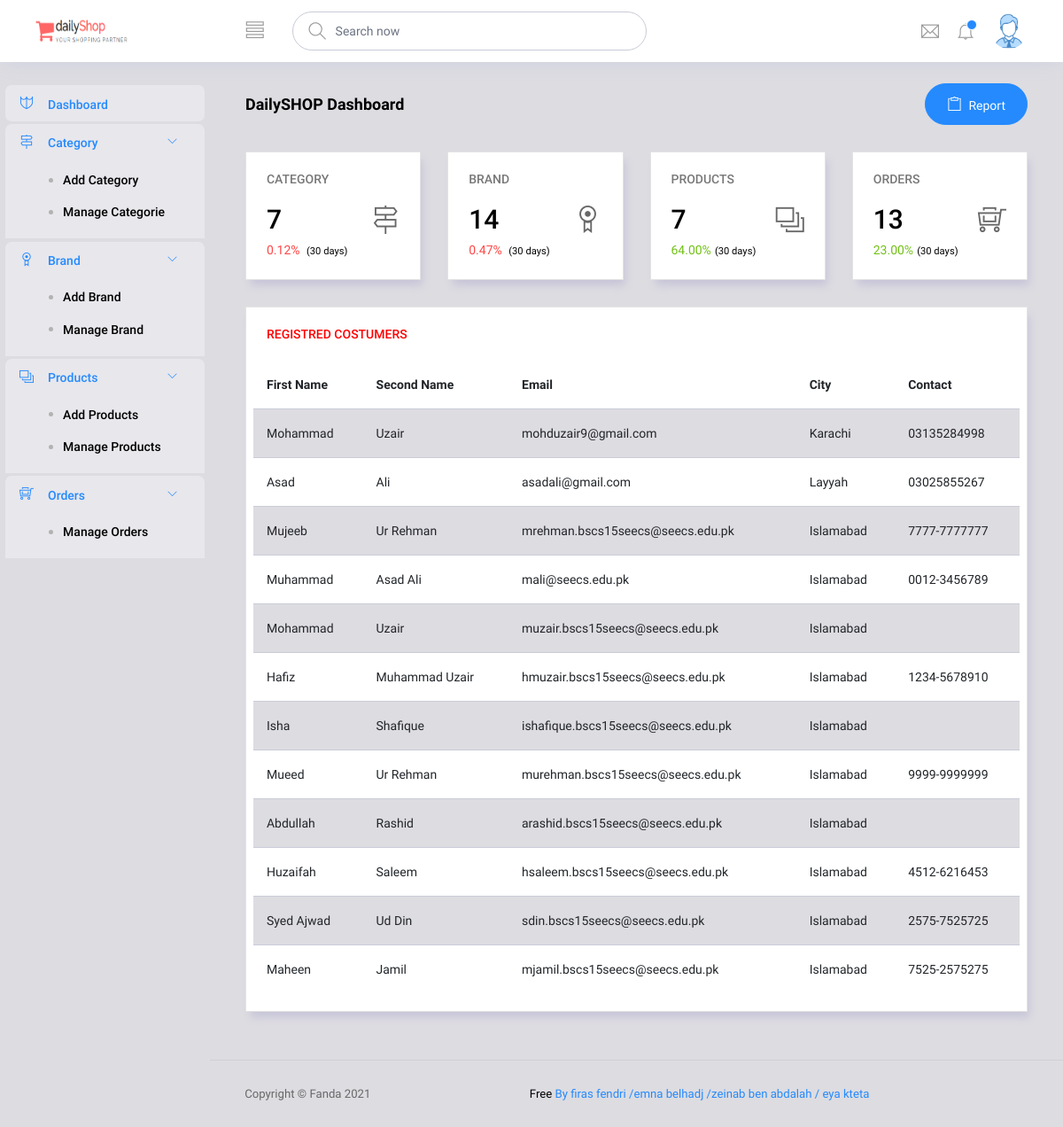
/controller/router.php?page=dashboard&type=home&action=getall (signed in), run on the app's committed database.
### tables this page shows
CREATE TABLE `customers` (
  `customer_id` int(11) NOT NULL,
  `customer_ip` varchar(100) DEFAULT NULL,
  `customer_fname` text NOT NULL,
  `customer_lname` text DEFAULT NULL,
  `customer_email` varchar(100) NOT NULL,
  `customer_pass` varchar(100) NOT NULL,
  `customer_country` text DEFAULT NULL,
  `customer_city` text DEFAULT NULL,
  `Address` varchar(255) NOT NULL,
  `customer_contact` varchar(255) DEFAULT NULL
);

### controller/controllerHome.php (called while the page is built)
<?php
require_once ('/xampp/htdocs/admin/model/ModelHome.php');
    class controllerHome{
        public static function getall(){
            $data = ModelHome::getall(Model::$pdo);
            require ('../view/main/main.php');
        }
    }
?>

### model/ModelHome.php (called while the page is built)
<?php
    class ModelHome{
       public static function getall($conn){
           $category = $conn->query("SELECT COUNT(*) as C FROM category");
           $category1=$category->fetch();
            $brand = $conn->query("SELECT COUNT(*) as B FROM brands");
            $brand1 = $brand->fetch();
            $products = $conn->query("SELECT COUNT(*) as P FROM products");
            $products1 = $products->fetch();
            $orders = $conn->query("SELECT COUNT(*) as O FROM orders");
            $orders1 = $orders->fetch();
            $customers =$conn->query("SELECT * FROM customers");
            $customers1=$customers->fetchall(PDO::FETCH_ASSOC);
            $data = array(
                'category' =>$category1['C'],
                'brand' =>$brand1['B'],
                'products' =>$products1['P'],
                'orders' =>$orders1['O'],
                'customers' =>$customers1
            );
            return $data;
       }
    }

### view/dashboard.php (the view)
<div class="main-panel">
  <div class="content-wrapper">
    <div class="row">
      <div class="col-md-12 grid-margin">
        <div class="d-flex justify-content-between align-items-center">
          <div>
            <h4 class="font-weight-bold mb-0">DailySHOP Dashboard</h4>
          </div>
          <div>
            <button type="button" class="btn btn-primary btn-icon-text btn-rounded">
              <i class="ti-clipboard btn-icon-prepend"></i>Report
            </button>
          </div>
        </div>
      </div>
    </div>
    <div class="row">
      <div class="col-md-3 grid-margin stretch-card">
        <div class="card">
          <div class="card-body">
            <p class="card-title text-md-center text-xl-left">Category</p>
            <div class="d-flex flex-wrap justify-content-between justify-content-md-center justify-content-xl-between align-items-center">
              <h3 class="mb-0 mb-md-2 mb-xl-0 order-md-1 order-xl-0"><?php echo ($data['category']) ?></h3>
              <i class="ti-direction-alt icon-md text-muted mb-0 mb-md-3 mb-xl-0"></i>
            </div>
            <p class="mb-0 mt-2 text-danger">0.12% <span class="text-black ml-1"><small>(30 days)</small></span></p>
          </div>
        </div>
      </div>
      <div class="col-md-3 grid-margin stretch-card">
        <div class="card">
          <div class="card-body">
            <p class="card-title text-md-center text-xl-left">Brand</p>
            <div class="d-flex flex-wrap justify-content-between justify-content-md-center justify-content-xl-between align-items-center">
              <h3 class="mb-0 mb-md-2 mb-xl-0 order-md-1 order-xl-0"><?php echo ($data['brand']) ?></h3>
              <i class="ti-medall-alt icon-md text-muted mb-0 mb-md-3 mb-xl-0"></i>
            </div>
            <p class="mb-0 mt-2 text-danger">0.47% <span class="text-black ml-1"><small>(30 days)</small></span></p>
          </div>
        </div>
      </div>
      <div class="col-md-3 grid-margin stretch-card">
        <div class="card">
          <div class="card-body">
            <p class="card-title text-md-center text-xl-left">Products</p>
            <div class="d-flex flex-wrap justify-content-between justify-content-md-center justify-content-xl-between align-items-center">
              <h3 class="mb-0 mb-md-2 mb-xl-0 order-md-1 order-xl-0"><?php echo ($data['products']) ?></h3>
              <i class="ti-layers-alt icon-md text-muted mb-0 mb-md-3 mb-xl-0"></i>
            </div>
            <p class="mb-0 mt-2 text-success">64.00%<span class="text-black ml-1"><small>(30 days)</small></span></p>
          </div>
        </div>
      </div>
      <div class="col-md-3 grid-margin stretch-card">
        <div class="card">
          <div class="card-body">
            <p class="card-title text-md-center text-xl-left">Orders</p>
            <div class="d-flex flex-wrap justify-content-between justify-content-md-center justify-content-xl-between align-items-center">
              <h3 class="mb-0 mb-md-2 mb-xl-0 order-md-1 order-xl-0"><?php echo ($data['orders']) ?></h3>
              <i class="ti-shopping-cart-full icon-md text-muted mb-0 mb-md-3 mb-xl-0"></i>
            </div>
            <p class="mb-0 mt-2 text-success">23.00%<span class="text-black ml-1"><small>(30 days)</small></span></p>
          </div>
        </div>
      </div>
    </div>
    <div class="row">
      <div class="col-md-12 grid-margin stretch-card">
        <div class="card position-relative">
          <div class="card-body" >
            <p class="card-title" style="color:red">Registred Costumers</p>
            <div class="row">
              <table class="table  table-striped">
                <thead>
                  <tr>
                    <th>First Name</th>
                    <th>Second Name</th>
                    <th>Email</th>
                    <th>City</th>
                    <th>Contact</th>
                  </tr>
                </thead>
                <tbody>
                <?php
                $res=$data['customers'];
                foreach ($res as $r) { ?>
                  <tr>
                    <td class="py-1"><?php echo $r['customer_fname']?></td>
                    <td><?php echo $r['customer_lname']?></td>
                    <td><?php echo $r['customer_email']?></td>
                    <td><?php echo $r['customer_city']?></td>
                    <td><?php echo $r['customer_contact']?></td>
                  </tr>
                  <?php } ?>
                </tbody>
              </table>
            </div>
          </div>
        </div>
      </div>
    </div>
  </div>
  <?php include '/xampp/htdocs/admin/view/footer.php'; ?>
</div>

### controller/router.php (shortened to what this page needs)
<?php
require_once '/xampp/htdocs/admin/model/Model.php';
require_once 'controllerHome.php';
if((isset($_GET['type']) && (!empty($_GET['type'])))){
    if((isset($_GET['action']) && (!empty($_GET['action'])))){
        $action =$_GET['action'];
        if($_GET['type']=='home'){
            controllerHome::$action();
        }
    }
}
?>

### view/main/main.php (shortened to what this page needs)
<?php
if((!isset($_SESSION['page']))&&(isset($_SESSION['username']))){
  header('Location: ../../../../admin/view/login/login.php');
}else{
  include '/xampp/htdocs/admin/view/header.php';
?>
<body>
  <div class="container-scroller">
<?php include '/xampp/htdocs/admin/view/navbar.php';?>
    <div class="container-fluid page-body-wrapper">
<?php include '/xampp/htdocs/admin/view/sidenav.php';?>
<?php include '/xampp/htdocs/admin/view/'.$_SESSION['page'].'.php'?>
    </div>
  </div>
</body>
</html>
<?php } ?>

### view/header.php (shortened to what this page needs)
<!DOCTYPE html>
<html lang="en">
<head>
  <link rel="stylesheet" href="../view/assets/vendors/ti-icons/css/themify-icons.css">
  <link rel="stylesheet" href="./../view/assets/vendors/base/vendor.bundle.base.css">
  <link rel="stylesheet" href="./../view/assets/css/style.css">
</head>

### view/navbar.php (shortened to what this page needs)
<nav class="navbar col-lg-12 col-12 p-0 fixed-top d-flex flex-row">
      <div class="text-center navbar-brand-wrapper d-flex align-items-center justify-content-center">
        <a class="navbar-brand brand-logo mr-5" href="index.html"><img src="./../view/assets/images/logo.png" class="mr-2" alt="logo"/></a>
      </div>
      <div class="navbar-menu-wrapper d-flex align-items-center justify-content-end">
        <button class="navbar-toggler navbar-toggler align-self-center" type="button" data-toggle="minimize">
          <span class="ti-view-list"></span>
        </button>
        <ul class="navbar-nav mr-lg-2">
          <li class="nav-item nav-search d-none d-lg-block">
            <div class="input-group">
              <div class="input-group-prepend hover-cursor" id="navbar-search-icon">
                <span class="input-group-text" id="search">
                  <i class="ti-search"></i>
                </span>
              </div>
              <input type="text" class="form-control" id="navbar-search-input" placeholder="Search now" aria-label="search" aria-describedby="search">
            </div>
          </li>
        </ul>
        <ul class="navbar-nav navbar-nav-right">
          <li class="nav-item dropdown mr-1">
            <a class="nav-link count-indicator dropdown-toggle d-flex justify-content-center align-items-center" id="messageDropdown" href="#" data-toggle="dropdown">
              <i class="ti-email mx-0"></i>
            </a>
          </li>
          <li class="nav-item dropdown">
            <a class="nav-link count-indicator dropdown-toggle" id="notificationDropdown" href="#" data-toggle="dropdown">
              <i class="ti-bell mx-0"></i>
              <span class="count"></span>
            </a>
          </li>
          <li class="nav-item nav-profile dropdown">
            <a class="nav-link dropdown-toggle" href="#" data-toggle="dropdown" id="profileDropdown">
              <img src="./../view/assets/images/faces/admin.png" alt="profile"/>
            </a>
          </li>
        </ul>
      </div>
    </nav>

### view/sidenav.php
<nav class="sidebar sidebar-offcanvas" id="sidebar">
        <ul class="nav">
          <li class="nav-item">
            <a class="nav-link" href="../../../admin/controller/router.php?page=dashboard&type=home&action=getall">
              <i class="ti-shield menu-icon"></i>
              <span class="menu-title">Dashboard</span>
            </a>
          </li>
          <li class="nav-item">
            <a class="nav-link" data-toggle="collapse" href="#ui-basic" aria-expanded="false" aria-controls="ui-basic">
              <i class="ti-direction-alt menu-icon"></i>
              <span class="menu-title">Category</span>
              <i class="menu-arrow"></i>
            </a>
            <div class="collapse" id="ui-basic">
              <ul class="nav flex-column sub-menu">
                <li class="nav-item"> <a class="nav-link" href="../../admin/controller/router.php?page=category/addCategory">Add Category</a></li>
                <li class="nav-item"> <a class="nav-link" href="../../admin/controller/router.php?page=category/category&type=category&action=getall">Manage Categorie</a></li>
              </ul>
            </div>
          </li>
          <li class="nav-item">
            <a class="nav-link" data-toggle="collapse" href="#ui-basic2" aria-expanded="false" aria-controls="ui-basic">
              <i class="ti-medall-alt menu-icon"></i>
              <span class="menu-title">Brand</span>
              <i class="menu-arrow"></i>
            </a>
            <div class="collapse" id="ui-basic2">
              <ul class="nav flex-column sub-menu">
                <li class="nav-item"> <a class="nav-link" href="../../admin/controller/router.php?page=brand/addBrand">Add Brand</a></li>
                <li class="nav-item"> <a class="nav-link" href="../../admin/controller/router.php?page=brand/brand&type=brand&action=getall">Manage Brand</a></li>
              </ul>
            </div>
          </li>
          <li class="nav-item">
            <a class="nav-link" data-toggle="collapse" href="#ui-basic3" aria-expanded="false" aria-controls="ui-basic">
              <i class="ti-layers-alt menu-icon"></i>
              <span class="menu-title">Products</span>
              <i class="menu-arrow"></i>
            </a>
            <div class="collapse" id="ui-basic3">
              <ul class="nav flex-column sub-menu">
                <li class="nav-item"> <a class="nav-link" href="../../admin/controller/router.php?page=product/addProduct">Add Products</a></li>
                <li class="nav-item"> <a class="nav-link" href="../../admin/controller/router.php?page=product/product&type=product&action=getall">Manage Products</a></li>
              </ul>
            </div>
          </li>
          <li class="nav-item">
            <a class="nav-link" data-toggle="collapse" href="#ui-basic4" aria-expanded="false" aria-controls="ui-basic">
              <i class="ti-shopping-cart-full menu-icon"></i>
              <span class="menu-title">Orders</span>
              <i class="menu-arrow"></i>
            </a>
            <div class="collapse" id="ui-basic4">
              <ul class="nav flex-column sub-menu">
                <li class="nav-item"> <a class="nav-link" href="../../admin/controller/router.php?page=order/order&type=order&action=getall">Manage Orders</a></li>
              </ul>
            </div>
          </li>
        </ul>
      </nav>

### view/footer.php
<footer class="footer">
          <div class="d-sm-flex justify-content-center justify-content-sm-between">
            <span class="text-muted d-block text-center text-sm-left d-sm-inline-block">Copyright © Fanda 2021</span>
            <span class="float-none float-sm-right d-block mt-1 mt-sm-0 text-center"> Free <a href="https://www.bootstrapdash.com/" target="_blank">By firas fendri /emna belhadj /zeinab ben abdalah / eya kteta</span>
          </div>
        </footer>

### data on the page
customers: customer_fname "Mohammad", customer_lname "Uzair", customer_email "mohduzair9@gmail.com", customer_city "Karachi", customer_contact "03135284998"
customers: customer_fname "Asad", customer_lname "Ali", customer_email "asadali@gmail.com", customer_city "Layyah", customer_contact "03025855267"
customers: customer_fname "Mujeeb", customer_lname "Ur Rehman", customer_email "mrehman.bscs15seecs@seecs.edu.pk", customer_city "Islamabad", customer_contact "7777-7777777"
customers: customer_fname "Muhammad", customer_lname "Asad Ali", customer_email "mali@seecs.edu.pk", customer_city "Islamabad", customer_contact "0012-3456789"
customers: customer_fname "Mohammad", customer_lname "Uzair", customer_email "muzair.bscs15seecs@seecs.edu.pk", customer_city "Islamabad"
customers: customer_fname "Hafiz", customer_lname "Muhammad Uzair", customer_email "hmuzair.bscs15seecs@seecs.edu.pk", customer_city "Islamabad", customer_contact "1234-5678910"
customers: customer_fname "Isha", customer_lname "Shafique", customer_email "ishafique.bscs15seecs@seecs.edu.pk", customer_city "Islamabad"
customers: customer_fname "Mueed", customer_lname "Ur Rehman", customer_email "murehman.bscs15seecs@seecs.edu.pk", customer_city "Islamabad", customer_contact "9999-9999999"
customers: customer_fname "Abdullah", customer_lname "Rashid", customer_email "arashid.bscs15seecs@seecs.edu.pk", customer_city "Islamabad"
customers: customer_fname "Huzaifah", customer_lname "Saleem", customer_email "hsaleem.bscs15seecs@seecs.edu.pk", customer_city "Islamabad", customer_contact "4512-6216453"
customers: customer_fname "Syed Ajwad", customer_lname "Ud Din", customer_email "sdin.bscs15seecs@seecs.edu.pk", customer_city "Islamabad", customer_contact "2575-7525725"
customers: customer_fname "Maheen", customer_lname "Jamil", customer_email "mjamil.bscs15seecs@seecs.edu.pk", customer_city "Islamabad", customer_contact "7525-2575275"

### other printed values
$data['category'] "7"
$data['brand'] "14"
$data['products'] "7"
$data['orders'] "13"
